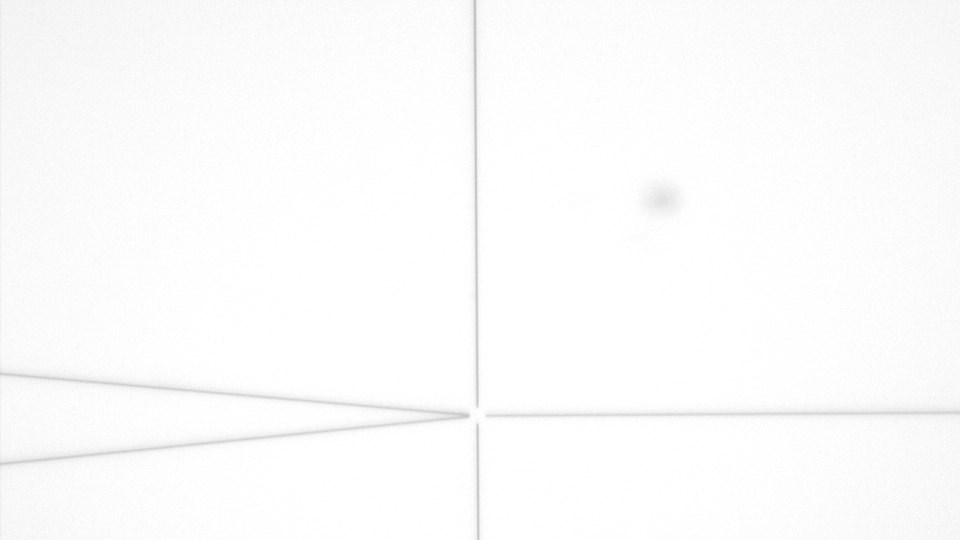
#> input picture opencv_frame_4_0.png, 1920 x 1080 px (shown at 1/2 size); its folder holds only this picture in this run
$ python -i edgetest.py   (imports and definitions only)
#> lines starting #> are read from the running program, lines starting #| are printed output that depends on the picture
#> further down, picture is the input picture: shape (1080, 1920, 3); min 179, max 255, mean 251.7
import numpy as np
import cv2 as cv
import matplotlib.pyplot as plt

# 1.读入图片
# img = cv.imread('../opencv_frame_4_7.png', 0)
# img = img[0:1080, 3:1919]
# # cv.imshow("0", img)
# img = cv.medianBlur(img, 3)
# # cv.imshow("i", img)
#
# # gray_img = cv.cvtColor(img, cv.COLOR_BGR2GRAY)
# frame = cv.bitwise_not(src=img)
# # cv.imshow("gray", gray_img)
#
# # 2.canny边缘检测
# canny = cv.Canny(frame, 50, 110)
# cv.imshow("canny", canny)


# [123 lines left out: functions find_zone, find_t, gray_weight_latest, peak_value, not called in this run]


def prewitt(image):
    kernelx = np.array([[1, 1, 1], [0, 0, 0], [-1, -1, -1]], dtype=int)
    kernely = np.array([[-1, 0, 1], [-1, 0, 1], [-1, 0, 1]], dtype=int)
    x = cv.filter2D(image, cv.CV_16S, kernelx)
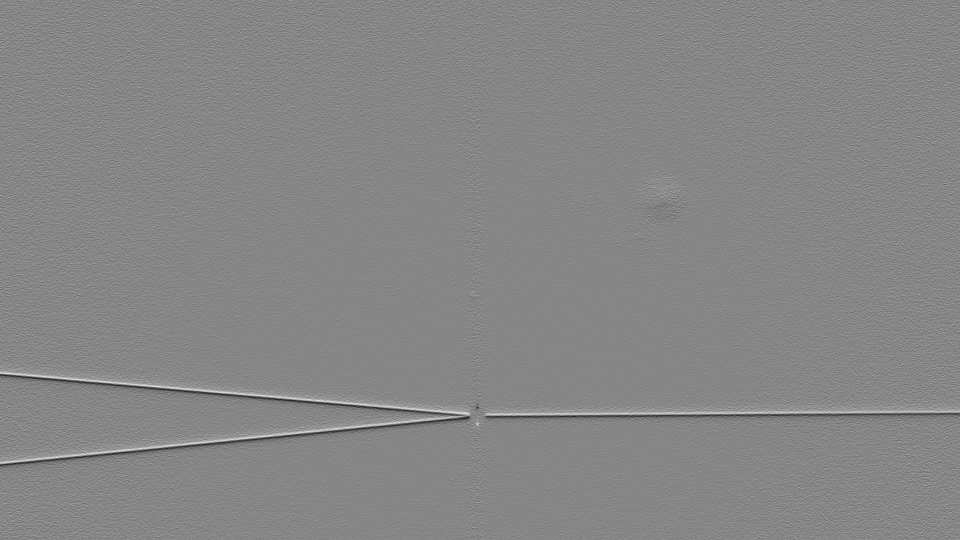
#> x: shape (1080, 1920, 3) int16 (shown at 1/2 size); min -77, max 69, mean 0; drawn with min black and max white
    y = cv.filter2D(image, cv.CV_16S, kernely)
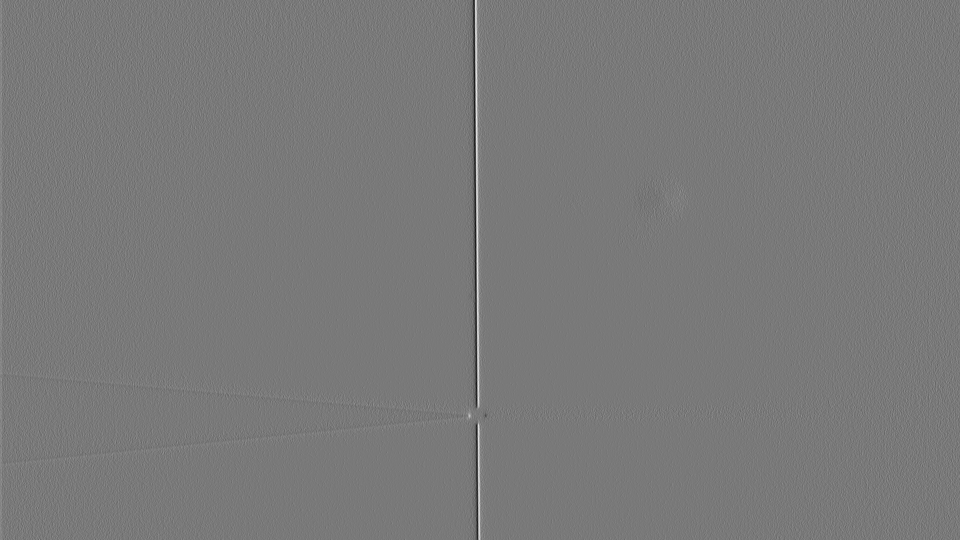
#> y: shape (1080, 1920, 3) int16 (shown at 1/2 size); min -116, max 127, mean 0; drawn with min black and max white
    absX = cv.convertScaleAbs(x)
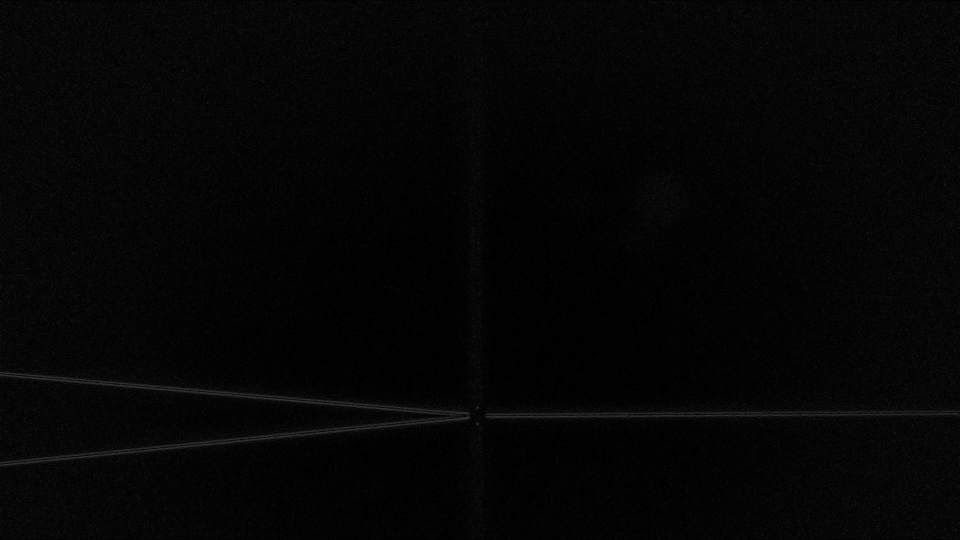
#> absX: shape (1080, 1920, 3) (shown at 1/2 size); min 0, max 77, mean 4.7
    absY = cv.convertScaleAbs(y)
    Prewitt = cv.addWeighted(absX, 0.5, absY, 0.5, 0)
    return Prewitt

# [7 lines of commented-out code are left out]

>>> import cv2
>>> picture = cv2.imread('../opencv_frame_4_0.png')
>>> result = prewitt(picture)
